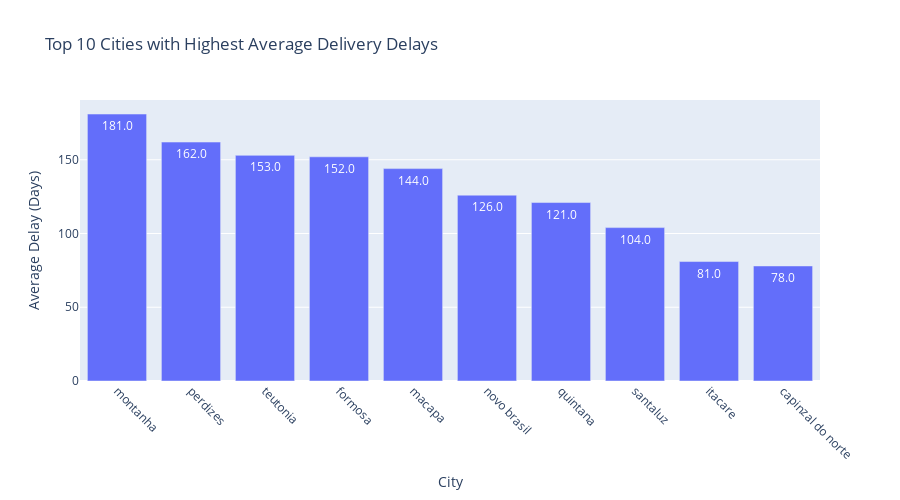

Notebook cell for this chart:
### Markdown cell above
The chart shows significant variation in average delivery delays across Brazilian states. Notably, **Amapá (AP)** experiences the longest average delivery delay—exceeding **70 days**, followed by **Roraima (RR)** and **Amazonas (AM)** with delays over **30 days**. These high delays are likely due to geographic remoteness and logistical challenges. In contrast, more centrally located or urbanized states such as **São Paulo (SP)**, **Minas Gerais (MG)**, and **Distrito Federal (DF)** exhibit much lower average delays, typically under **10 days**, indicating better delivery infrastructure and efficiency. This insight highlights a key opportunity to optimize logistics and delivery operations in the northern and more remote regions.

### Code cell
import plotly.express as px
import warnings

# Suppress warnings for cleaner output
warnings.filterwarnings('ignore')

# Calculate average delivery delay by city (only for orders with delays > 0)
delay_by_city = orders_customers[orders_customers['delivery_delay'] > 0].groupby('customer_city')['delivery_delay'].mean().reset_index()

# Sort by average delay and select top 10 cities
top_delay_cities = delay_by_city.sort_values('delivery_delay', ascending=False).head(10)

# Print results
print("Top 10 Cities with Highest Average Delivery Delays:")
print(top_delay_cities)

# Visualize using Plotly
fig = px.bar(
    top_delay_cities,
    x='customer_city',
    y='delivery_delay',
    title='Top 10 Cities with Highest Average Delivery Delays',
    labels={'customer_city': 'City', 'delivery_delay': 'Average Delay (Days)'},
    text='delivery_delay',
    height=500
)
fig.update_traces(texttemplate='%{text:.1f}', textposition='auto')
fig.update_layout(
    xaxis_title="City",
    yaxis_title="Average Delay (Days)",
    xaxis_tickangle=45,
    showlegend=False
)
fig.show()

### Figure 1 — Plotly figure (JSON) as saved in the notebook; plotly's stock layout.template omitted (floating-point values rounded to 4 significant figures)
{"data": [{"hovertemplate": "City=%{x}<br>Average Delay (Days)=%{text}<extra></extra>", "legendgroup": "", "marker": {"color": "#636efa", "pattern": {"shape": ""}}, "name": "", "orientation": "v", "showlegend": false, "text": [181.0, 162.0, 153.0, 152.0, 144.0, 126.0, 121.0, 104.0, 81.0, 78.0], "textposition": "auto", "texttemplate": "%{text:.1f}", "type": "bar", "x": ["montanha", "perdizes", "teutonia", "formosa", "macapa", "novo brasil", "quintana", "santaluz", "itacare", "capinzal do norte"], "xaxis": "x", "y": [181.0, 162.0, 153.0, 152.0, 144.0, 126.0, 121.0, 104.0, 81.0, 78.0], "yaxis": "y"}], "layout": {"barmode": "relative", "height": 500, "legend": {"tracegroupgap": 0}, "showlegend": false, "title": {"text": "Top 10 Cities with Highest Average Delivery Delays"}, "xaxis": {"anchor": "y", "domain": [0, 1], "tickangle": 45, "title": {"text": "City"}}, "yaxis": {"anchor": "x", "domain": [0, 1], "title": {"text": "Average Delay (Days)"}}}}
